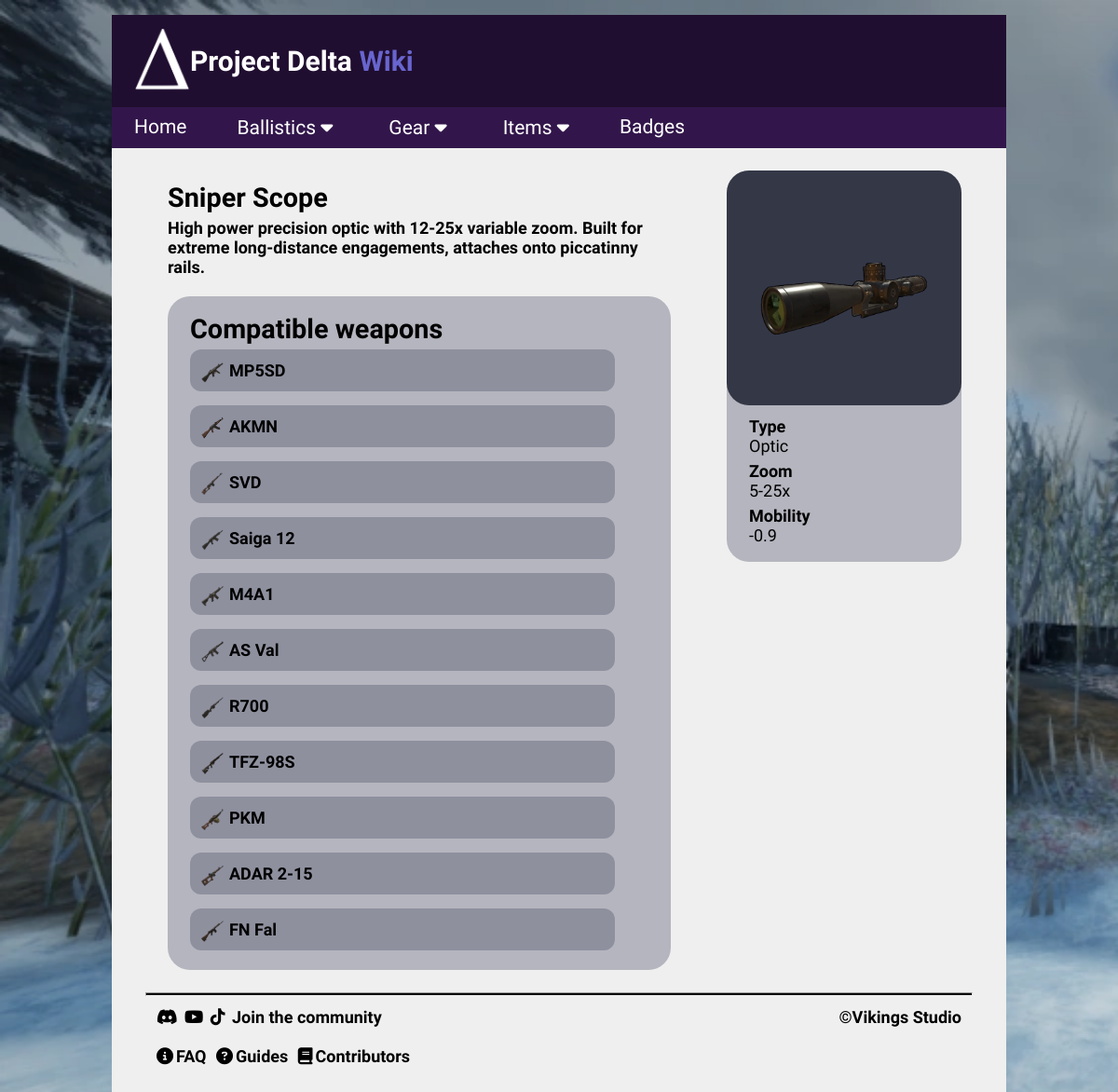
The page /attachment/1 on the database its author committed.
### tables this page shows
CREATE TABLE attachments (id INTEGER PRIMARY KEY, name TEXT, type TEXT, zoom TEXT, "recoil.v" INTEGER, "recoil.h" INTEGER, mobility INTEGER, durability INTEGER, description TEXT, image TEXT);

CREATE TABLE weapons (id INTEGER PRIMARY KEY, name TEXT, type TEXT REFERENCES weapon_types (type), caliber_id INTEGER REFERENCES calibers (id), fire_mode TEXT, RPM INTEGER, durability INTEGER, dmg_mult INTEGER DEFAULT (1), description TEXT, image TEXT);

### Flask/routes.py (the view)
@app.route("/attachment/<int:id>")  # route for attachments
def attachment(id):
    conn = sqlite3.connect('delta.db')
    cur = conn.cursor()
    cur.execute("SELECT * FROM attachments WHERE attachments.id = ?", (id,))
    results = cur.fetchone()
    index_range_handler(results)  # check for list index out of range error
    cur.execute("SELECT id, name, image "
                "FROM weapons WHERE id "
                "IN (SELECT weapon_id "
                "FROM weapon_attachments where attachment_id = ?)",
                (id,))
    weapons = cur.fetchall()
    conn.close()
    return render_template('detail/attachment.html',
                           attachment=results,
                           weapons=weapons,
                           title=results[1])

### Flask/routes.py (called while the page is built)
def index_range_handler(results):  # call for any dynamic route that uses ID
    if not results:
        abort(404)  # if index doesn't exist, abort(404) instead of crashing

### Flask/templates/detail/attachment.html (shortened to what this page needs)
{% extends "partials/layout.html" %}
{% block content %}
<div class="topic">
    <div>
        <h3>{{attachment[1]}}</h3>
        <h5>{{attachment[8]}}
        <br><br>
            <div class="link-list">
                <h3>Compatible weapons</h3>
                <h5>
                    {% for weapon in weapons %}
                    <div class="link-row">
                        <img src="/static/images/ballistics/weapons/{{weapon[2]}}" class="link-icon">
                        <a href="{{ url_for('weapon', id=weapon[0]) }}">
                            {{weapon[1]}}
                        </a>
                    </div>
                    {% endfor %}
                </h5>
            </div>
        </h5>
    </div>
        <div class="topic-box">
            <img src="/static/images/ballistics/attachments/{{attachment[9]}}" class="topic-icon">
            <h6 class="topic-row">Type <br> <span class="lighter">{{attachment[2]}}</span></h6>
            {% if attachment[2] | lower == 'optic' %}
            <h6 class="topic-row">Zoom <br> <span class="lighter">{{attachment[3]}}</span></h6>
            {% endif %}
            <h6 class="topic-row">Mobility <br> <span class="lighter">{{attachment[6]}}</span></h6>
        </div>
</div>
{% endblock %}

### Flask/static/css/style.css (style rules this page uses)
body { background-image: url("../images/background.png"); background-repeat: no-repeat; background-size: cover; background-attachment: fixed; margin: 0; font-family: "Raleway"; }
a { color: black; text-decoration: none; display: inline-block; transition-duration: 0.3s; }
.lighter { font-weight: lighter; }
h3 { color: black; font-size: 2.4vw; margin-top: 1vw; margin-left: 2vw; font-family: 'Bungee'; }
h5 { display: block; color: black; font-size: 1.5vw; margin: -2vw 5vw 0 2vw; }
h5 a { font-size: 1.5vw; margin-bottom: 1vw; }
h6 { color: black; font-size: 1.5vw; text-align: left; margin: 0 0 0.5vw 2vw; transition-duration: 0.3s; }
.topic { display: flex; margin: 2vw 4vw 2vw 3vw; flex: 1 1 auto; }
.topic-box { display: flex; flex-direction: column; background-color: #b4b5be; border-radius: 2vw; padding-bottom: 1vw; margin: 0 0 auto auto; }
.topic-icon { display: block; width: 15vw; height: 15vw; padding: 3vw; background-color: #343746; border-radius: 2vw; margin-bottom: 1vw; transition-duration: 0.3s; }
.topic-row { display: block }
.link-list { background-color: #b4b5be; padding-top: 0.5vw; padding-bottom: 0.5vw; border-radius: 2vw; }
.link-row { display: flex; flex: 1 1 auto; background-color: #8e909e; padding: 1vw 0 0 1vw; margin-bottom: 1.25vw; border-radius: 1vw; }
.link-row a { margin-left: 0.5vw; }
.link-icon { width: 2vw; height: 2vw; }

### rows shown on the page
attachments: name "Sniper Scope", description "High power precision optic with 12-25x variable zoom. Built for extreme long-distance engagements, attaches onto piccatinny rails.", image (picture), type "Optic", zoom "5-25x", mobility "-0.9"
weapons: image (picture), name "MP5SD"
weapons: image (picture), name "AKMN"
weapons: image (picture), name "SVD"
weapons: image (picture), name "Saiga 12"
weapons: image (picture), name "M4A1"
weapons: image (picture), name "AS Val"
weapons: image (picture), name "R700"
weapons: image (picture), name "TFZ-98S"
weapons: image (picture), name "PKM"
weapons: image (picture), name "ADAR 2-15"
weapons: image (picture), name "FN Fal"
